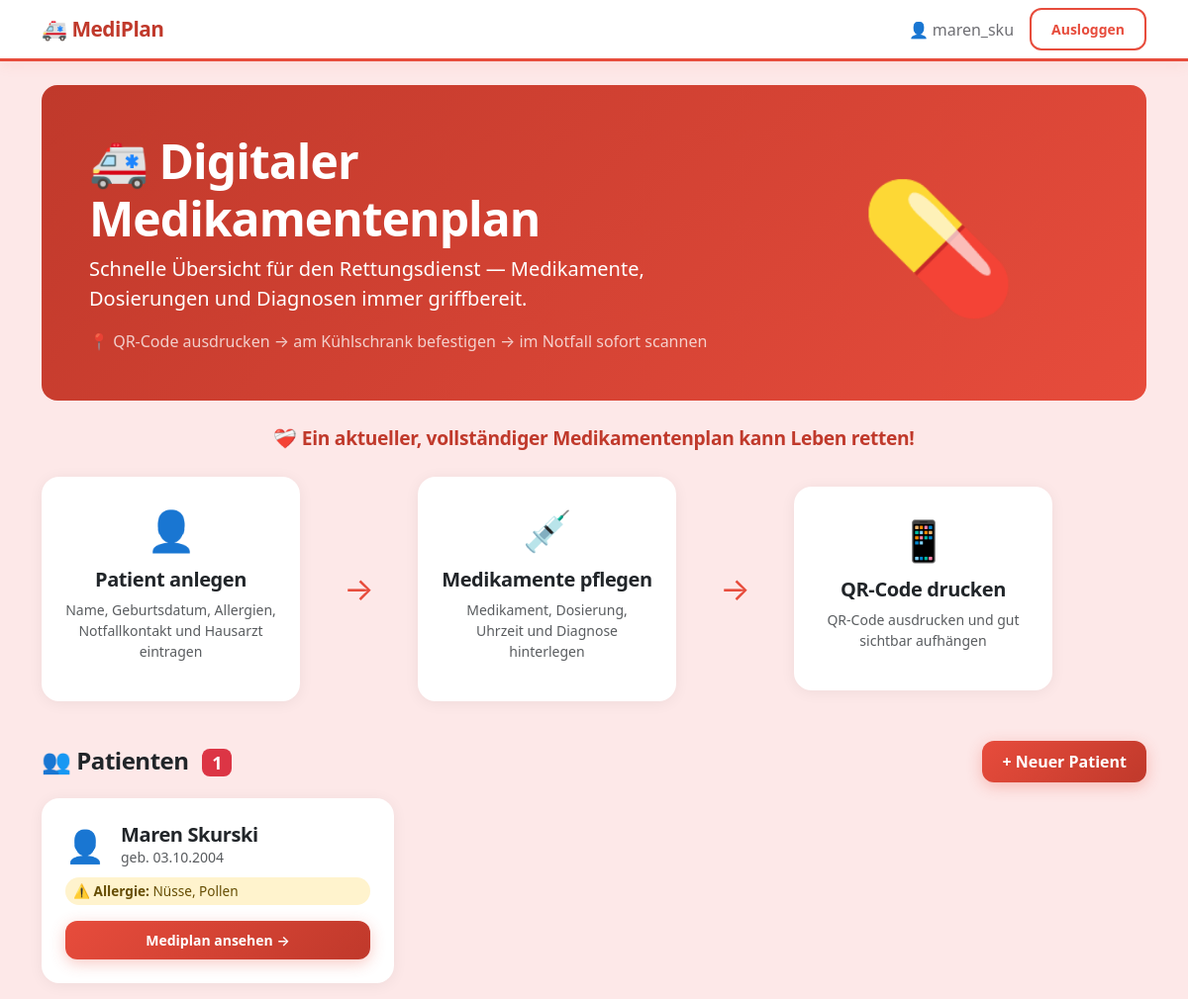
The page / (signed in) on the database as committed earlier.
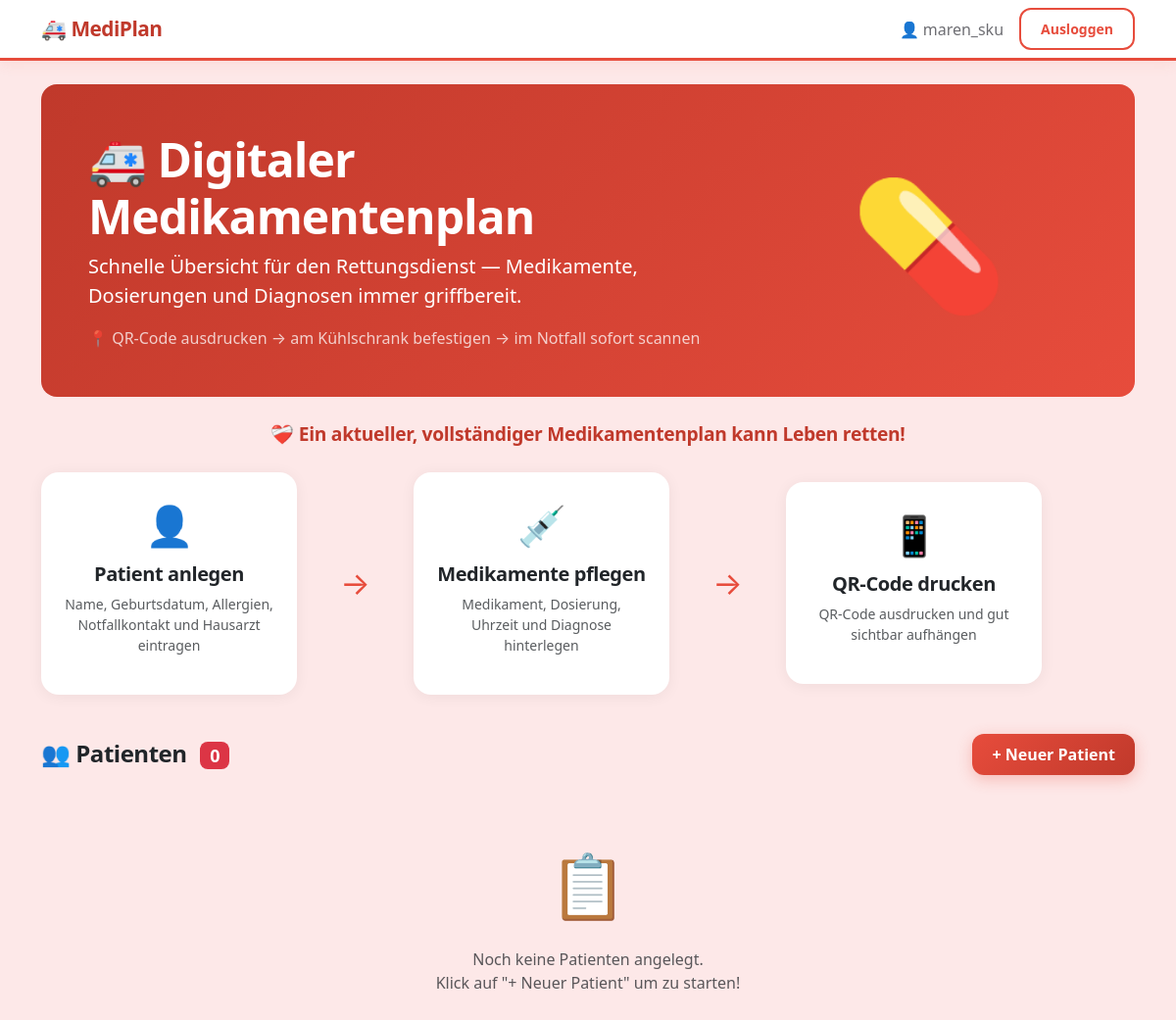
The same page on the database as committed later.
### tables this page shows
CREATE TABLE patienten (
            id INTEGER PRIMARY KEY AUTOINCREMENT,
            nutzer_id INTEGER NOT NULL,
            name TEXT NOT NULL,
            geburtsdatum TEXT NOT NULL,
            allergien TEXT,
            notfallkontakt_name TEXT,
            notfallkontakt_telefon TEXT,
            hausarzt_name TEXT,
            hausarzt_telefon TEXT,
            FOREIGN KEY (nutzer_id) REFERENCES nutzer(id)
        );

### app.py (the view)
@app.route('/')
@login_required
def index():
    conn = get_connection()
    patienten = conn.execute('SELECT * FROM patienten WHERE nutzer_id = ?', (session['nutzer_id'],)).fetchall()
    conn.close()
    def format_datum(datum):
        try:
            return datetime.strptime(datum, '%Y-%m-%d').strftime('%d.%m.%Y')
        except:
            return datum
    app.jinja_env.filters['datum'] = format_datum
    return render_template('index.html', patienten=patienten)

### app.py (called while the page is built)
def login_required(f):
    @functools.wraps(f)
    def decorated(*args, **kwargs):
        if 'nutzer_id' not in session:
            return redirect(url_for('login'))
        return f(*args, **kwargs)
    return decorated

### database.py (called while the page is built)
def get_connection():
    conn = sqlite3.connect('mediplan.db')
    conn.row_factory = sqlite3.Row
    return conn

### templates/index.html
{% extends 'base.html' %}
{% block content %}
<div class="p-5 mb-4 rounded-4" style="background: linear-gradient(135deg, #c0392b, #e74c3c); color: white;">
    <div class="row align-items-center">
        <div class="col-md-8">
            <h1 class="display-5 fw-bold">🚑 Digitaler Medikamentenplan</h1>
            <p class="lead mb-3">Schnelle Übersicht für den Rettungsdienst — Medikamente, Dosierungen und Diagnosen immer griffbereit.</p>
            <p class="mb-0 opacity-75">📍 QR-Code ausdrucken → am Kühlschrank befestigen → im Notfall sofort scannen</p>
        </div>
        <div class="col-md-4 text-center d-none d-md-block">
            <span style="font-size: 8rem;">💊</span>
        </div>
    </div>
</div>
<p class="text-center fw-bold mb-4" style="color: #c0392b; font-size: 1.2rem; letter-spacing: -0.3px;">❤️‍🩹 Ein aktueller, vollständiger Medikamentenplan kann Leben retten!</p>
<div class="row align-items-center mb-4">
    <div class="col-md-3 mb-3">
        <div class="card h-100 border-0 shadow-sm">
            <div class="card-body text-center p-4">
                <div style="font-size: 2.5rem;">👤</div>
                <h5 class="mt-2">Patient anlegen</h5>
                <p class="text-muted small">Name, Geburtsdatum, Allergien, Notfallkontakt und Hausarzt eintragen</p>
            </div>
        </div>
    </div>
    <div class="col-md-1 text-center mb-3">
        <span style="font-size: 2rem; color: #e74c3c;">→</span>
    </div>
    <div class="col-md-3 mb-3">
        <div class="card h-100 border-0 shadow-sm">
            <div class="card-body text-center p-4">
                <div style="font-size: 2.5rem;">💉</div>
                <h5 class="mt-2">Medikamente pflegen</h5>
                <p class="text-muted small">Medikament, Dosierung, Uhrzeit und Diagnose hinterlegen</p>
            </div>
        </div>
    </div>
    <div class="col-md-1 text-center mb-3">
        <span style="font-size: 2rem; color: #e74c3c;">→</span>
    </div>
    <div class="col-md-3 mb-3">
        <div class="card h-100 border-0 shadow-sm">
            <div class="card-body text-center p-4">
                <div style="font-size: 2.5rem;">📱</div>
                <h5 class="mt-2">QR-Code drucken</h5>
                <p class="text-muted small">QR-Code ausdrucken und gut sichtbar aufhängen</p>
            </div>
        </div>
    </div>
</div>
<div class="d-flex justify-content-between align-items-center mb-3">
    <h4 class="fw-bold mb-0">👥 Patienten <span class="badge bg-danger ms-2">{{ patienten|length }}</span></h4>
    <a href="/patient/neu" class="btn btn-danger">+ Neuer Patient</a>
</div>
{% if patienten %}
<div class="row">
    {% for patient in patienten %}
    <div class="col-md-4 mb-3">
        <div class="card h-100 border-0 shadow-sm">
            <div class="card-body p-4">
                <div class="d-flex align-items-center mb-2">
                    <span style="font-size: 2rem;">👤</span>
                    <div class="ms-3">
                        <h5 class="mb-0 fw-bold">{{ patient['name'] }}</h5>
                        <p class="text-muted small mb-0">geb. {{ patient['geburtsdatum'] | datum }}</p>
                    </div>
                </div>
                {% if patient['allergien'] %}
                <div class="alert alert-warning py-1 px-2 mb-2" style="font-size: 0.85rem;">
                    ⚠️ <strong>Allergie:</strong> {{ patient['allergien'] }}
                </div>
                {% endif %}
                <a href="/patient/{{ patient['id'] }}" class="btn btn-danger btn-sm w-100 mt-2">Mediplan ansehen →</a>
            </div>
        </div>
    </div>
    {% endfor %}
</div>
{% else %}
<div class="text-center py-5">
    <span style="font-size: 4rem;">📋</span>
    <p class="text-muted mt-3">Noch keine Patienten angelegt.<br>Klick auf "+ Neuer Patient" um zu starten!</p>
</div>
{% endif %}
{% endblock %}

Rows that differ between the two databases and show on the page:
removed patienten: name "Maren Skurski", geburtsdatum|datum "03.10.2004", allergien "Nüsse, Pollen"
Other text that changed with them:
{{ patienten|length }}: "1" → "0"
text now shown: "📋 Noch keine Patienten angelegt. Klick auf \"+ Neuer Patient\" um zu starten!"
